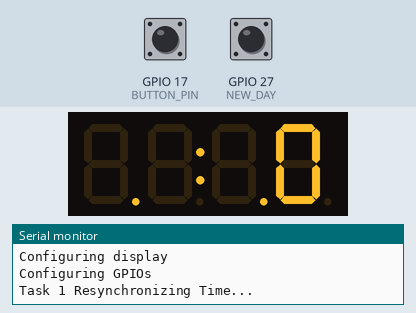
Simulated run of this sketch. Board: ESP32. Parts: 4-digit seven-segment display, the last lines printed to the serial monitor. Inputs (shaded band) come from the test bench; at power-on: GPIO 27 (NEW_DAY) HIGH, GPIO 17 (BUTTON_PIN) HIGH. WiFi joins after 1.5 s; servers stay silent unless stated; the local clock reads 2024-03-15 10:24:30 at power-on unless the sketch sets it; storage starts empty; EEPROM starts erased.

Above: at 1.8 s.
At 3.3 s:
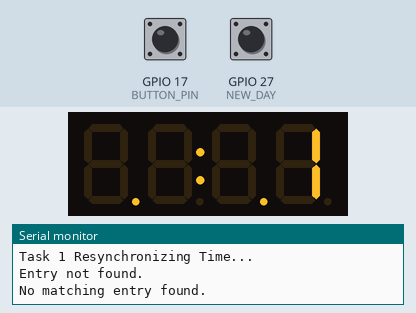
3.4 s: GPIO 27 (NEW_DAY) pulled LOW for 0.15 s
5.3 s: GPIO 17 (BUTTON_PIN) pulled LOW for 3.2 s
11.3 s: GPIO 17 (BUTTON_PIN) pulled LOW for 0.15 s
At 15.7 s:
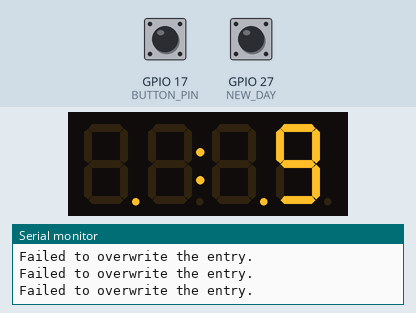
Timing chart, 0 to 17.2 s (numbered marks = the images above; inputs shaded):
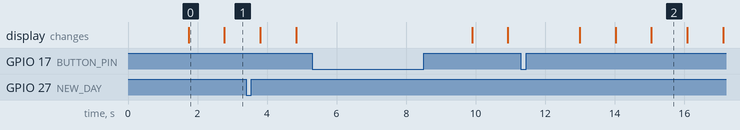

Measured:
- what the display in image 0 shows lasts 1.1 s, from 1.7 s to 2.8 s

The sketch:

phone_stand.ino
```cpp
#include <TM1637Display.h>
#include <WiFi.h>
#include <FS.h>
#include <SPIFFS.h>
#include <Preferences.h>
#include "time.h"
#include <Arduino.h>
#include <ESP.h>
#include "nvs.h"
#include "nvs_flash.h"

#include "SeatedEntry.h"

#define CLK  22 // ESP32 pin GPIO22 connected to CLK
#define DIO  23 // ESP32 pin GPIO23 connected to DIO
#define NEW_DAY  27
#define ADD_DAYS  25
#define BUTTON_PIN 17 // ESP32 pin 17 connected to interrupt

#define DEBUG
#define LOGDATA

const char* ssid = "*****";
const char* password = "****";

const unsigned long ntpInterval = 15 * 60 * 1000;     // 15 minutes in milliseconds
const unsigned long displayInterval = 1000;     // 15 minutes in milliseconds
struct tm currentSeatedStart;
time_t previousSeatedTime;
time_t totalSeatedTime;


const char* ntpServer = "pool.ntp.org";
const long  gmtOffset_sec = -5 * 3600;                // Eastern Time Zone
const int   daylightOffset_sec = 3600;

TM1637Display display = TM1637Display(CLK, DIO);
Preferences prefs;                              // Non-volatile storage (NVS)

unsigned long numEntries;
unsigned long numcurrentDateEntry;

bool previousRead;
bool buttonVal;

void printLocalTime();
void Task1(void *pvParameters);
int timeToDisplay(time_t x);

Date today;
seatedEntry currentDateEntry;
String tmpID;

bool allSavedData = false;
bool addNewEntries = false;
void IRAM_ATTR handleReadAllSavedData(){
  allSavedData = true;
}
void IRAM_ATTR handleAddingEnrties(){
  addNewEntries = true;
}

void setup() {
  display.clear();
  Serial.begin(115200);


  // -------------------------------------------- //
  // Initialize Non-volatile storage
  if (!SPIFFS.begin(true)) {
    Serial.println("An Error has occurred while mounting SPIFFS");
    return;
  }
  prefs.begin("LogData", false);                                  // Creating Namespace
  numEntries = prefs.getULong("numEntries", false);

  // -------------------------------------------- //

#ifdef DEBUG
  Serial.println();
  Serial.print("Connecting to ");
  Serial.println(ssid);
#endif

  // Connecting to Wifi
  WiFi.begin(ssid, password);
  while (WiFi.status() != WL_CONNECTED) {                         // While Connecting
    delay(500);

#ifdef DEBUG
    Serial.print(".");
#endif
  }
#ifdef LOGDATA
  Serial.println();

  Serial.println("WiFi connected.");
  Serial.println("IP address: ");
  Serial.println(WiFi.localIP());
#endif

  if (!SPIFFS.begin(true)) {
    Serial.println("Initialization failed!");
    return;
  }

  configTime(gmtOffset_sec, daylightOffset_sec, ntpServer);     // Fetch time
  delay(50);                                                    // Wait a little time for connection
  // prefs.putULong("numEntries", 0);
  // numEntries = 0;

  today = getCurrentDate();                                     // Get Current Date
  if (!findEntryByDate(&currentDateEntry, &today)) {
    Serial.println("No Entry for Current Day");
    appendNewEntry(&currentDateEntry);
  }

  listFiles("/");
  displaySPIFFSSpaceInfo();

  // if (numEntries == 0) {
  // } else {
  //    Serial.print("Non Zero numEntries: ");
  //    Serial.println(numEntries);
  //    tmpID = "E" + String(numEntries - 1);
  //    Serial.print("Reading Entry: ");
  //    Serial.println(tmpID);
  //    if (prefs.getBytes(tmpID.c_str(), &currentDateEntry, sizeof(seatedEntry)) == sizeof(seatedEntry)){
  //       if (compareToCurrentDay(&currentDateEntry) == false) {
  //         createNewEntry(&currentDateEntry);
  //       }
  //       printSeatedEntry(&currentDateEntry);
  //    } else {
  //       Serial.println("Failed to fetch data entry");
  //    }
  // }

  totalSeatedTime = currentDateEntry.seatedTime;
  previousSeatedTime = currentDateEntry.seatedTime;
  printLocalTime();

  // -------------------------------------------- //
  previousRead = HIGH;

  xTaskCreate(resync_time, "Resync Time", 2000, NULL, 1, NULL);
  xTaskCreate(update_display, "Update Display", 4000, NULL, 1, NULL);

  Serial.print("");

  Serial.println("Configuring display");
  display.clear();
  display.setBrightness(7); // Set the brightness to 7 (0:dimmest, 7:brightest)
  display.clear();
  display.showNumberDecEx(timeToDisplay(totalSeatedTime), 0b11100000, false, 4, 0);

  Serial.println("Configuring GPIOs");
  pinMode(BUTTON_PIN, INPUT_PULLUP); // Enable internal pull-down resistor

  pinMode(NEW_DAY, INPUT_PULLUP);
  attachInterrupt(digitalPinToInterrupt(NEW_DAY), handleReadAllSavedData, FALLING);

  // pinMode(ADD_DAYS, INPUT_PULLUP);
  // attachInterrupt(digitalPinToInterrupt(ADD_DAYS), handleAddingEnrties, FALLING);
}

void loop() {
  if (digitalRead(BUTTON_PIN) == LOW)       // this is for inverting the button
    buttonVal = HIGH;
  else
    buttonVal = LOW;

  if (buttonVal != previousRead) {
    if (buttonVal == HIGH) {
      previousRead = HIGH;
    } else {
      if(!getLocalTime(&currentSeatedStart)){
        Serial.println("Failed to obtain time for currentSeatedStart");
      }
      previousSeatedTime = mktime(&currentSeatedStart);
      previousRead = LOW;
    }
  }

  if (allSavedData) {
    allSavedData = false;
    printAllEntries();
  }

  // if (addNewEntries) {
  //   if (digitalRead(ADD_DAYS)) {
  //     addNewEntries = false;
  //   } else {
  //     createNewEntry(&currentDateEntry);
  //   }
  // }

  // Small delay to prevent overwhelming the serial output
  delay(50);
}

void resync_time(void *pvParameters) {
  while (1) {
    Serial.println("Task 1 Resynchronizing Time...");
    configTime(gmtOffset_sec, daylightOffset_sec, ntpServer);
    vTaskDelay(ntpInterval / portTICK_PERIOD_MS);
  }
}

void update_display(void *pvParameters) {
  struct tm timeinfo;
  time_t current = 0;
  while (1) {
    if(!getLocalTime(&timeinfo)){
      Serial.println("Failed to obtain time");
    } else{
      if (compareToCurrentDay(&currentDateEntry) == false) {
          appendNewEntry(&currentDateEntry);
          previousSeatedTime = 0;
          totalSeatedTime = 0;
          display.showNumberDecEx(timeToDisplay(totalSeatedTime), 0b11100000, false, 4, 0);
      }
      if (previousRead == LOW) {
          current = mktime(&timeinfo);
          totalSeatedTime = totalSeatedTime + (current - previousSeatedTime);
          previousSeatedTime = current;
          display.showNumberDecEx(timeToDisplay(totalSeatedTime), 0b11100000, false, 4, 0);
          currentDateEntry.seatedTime = totalSeatedTime;
          updateEntry(&currentDateEntry);
      }
    }
    vTaskDelay(displayInterval / portTICK_PERIOD_MS);
  }
}

void printLocalTime()
{
  struct tm timeinfo;
  if(!getLocalTime(&timeinfo)){
    Serial.println("Failed to obtain time");
    return;
  }
  Serial.println(&timeinfo, "%A, %B %d %Y %H:%M:%S");
}

int timeToDisplay(time_t x) {
  int hours = x / (60 * 60);
  int minutes = (x / 60) - (hours * 60);
  int seconds = x % 60;

  if (hours) {
    return (hours * 100) + minutes;
  } else {
    return (minutes * 100) + seconds;
  }
}

Date getCurrentDate() {
  struct tm timeinfo;
  Date today;

  if(!getLocalTime(&timeinfo)){
    Serial.println("Failed to obtain time");
  } else {
    today.year = (uint16_t)(timeinfo.tm_year + 1900);
    today.month = (uint8_t)(timeinfo.tm_mon + 1);
    today.day = (uint8_t)(timeinfo.tm_mday);
  }
  return today;
}
```

SeatedEntry.cpp
```cpp
#include "SeatedEntry.h"
#include "time.h"
#include <Arduino.h>
#include <FS.h>
#include <SPIFFS.h>

String entryMonthFileHeader = "SE"; //seatedEntry

size_t entryPosition = 0;
Date entryPositionDate;
String entryPositionFile;

bool findEntryFileByDate(Date* date, String* fileDir);
bool findEntryByDate(seatedEntry* xEntry, Date* date, String* fileDir);
void writeFile(String path);
bool isValidSEFileName(String fileName, uint16_t* year, uint8_t* month);
bool findEntryByDate(seatedEntry* xEntry, Date* date, String fileDir);

// Compare the given entry to the current day

bool compareToCurrentDay(seatedEntry* xEntry) {
  struct tm timeinfo;
  if(!getLocalTime(&timeinfo)){
    Serial.println("Failed to obtain time");
  } else {
    if (xEntry->date.day != (int)(timeinfo.tm_mday)) {
      return false;
    }
    if (xEntry->date.month != (int)(timeinfo.tm_mon + 1)) {
      return false;
    }
    if (xEntry->date.year != (int)(timeinfo.tm_year + 1900)) {
      return false;
    }
    return true;
  }
  return false;
}

void printSeatedEntry(seatedEntry* xEntry) {
    Serial.println("");
    Serial.println("-----------------------------------");
    Serial.println("Printing Seated Entry");
    Serial.println("");
    Serial.print("Total Seated Time: ");
    Serial.println(xEntry->seatedTime);
    Serial.print("Day: ");
    Serial.println(xEntry->date.day);
    Serial.print("Month: ");
    Serial.println(xEntry->date.month);
    Serial.print("Year: ");
    Serial.println(xEntry->date.year);
    Serial.println("-----------------------------------");
    Serial.println("");
}

void printAllEntries() {
  Serial.println("--== Printing all Seated Entries ==--");

  File root = SPIFFS.open("/");
  if (!root) {
    Serial.println("Failed to open directory");
    return;
  }

  File file = root.openNextFile();
  uint8_t month;
  uint16_t year;

  seatedEntry entry;
  size_t entrySize = sizeof(seatedEntry);

  while (file) {
    if (isValidSEFileName(String(file.name()), &year, &month)) {
      Serial.println("File: " + String(file.name()) + ", Size: " + file.size() + ", Number of Entries: " + file.size()/entrySize);
      int i = 0;
      while (file.read((uint8_t*)&entry, entrySize) == entrySize) {
        Serial.print("Entry ");
        Serial.print(i);
        Serial.print(": ");
        Serial.print(entry.date.day);
        Serial.print(" | ");
        Serial.print(entry.date.month);
        Serial.print(" | ");
        Serial.print(entry.date.year);
        Serial.print(" | ");
        Serial.print(entry.seatedTime);
        Serial.println("");
        i = i + 1;
      }
    }

    file = root.openNextFile();
  }

}

bool isValidSEFileName(String fileName, uint16_t* year, uint8_t* month) {
    // Ensure the filename is exactly 8 characters long
    if (fileName.length() != 8) {
        return false;
    }

    // Ensure the filename starts with "SE"
    if (fileName.substring(0, 2) != "SE") {
        return false;
    }

    // Extract the year (4 digits) and ensure it's numeric
    String yearPart = fileName.substring(2, 6);
    for (int i = 0; i < 4; i++) {
        if (!isDigit(yearPart[i])) {
            return false;
        }
    }

    // Extract the month (2 digits) and ensure it's numeric
    String monthPart = fileName.substring(6, 8);
    for (int i = 0; i < 2; i++) {
        if (!isDigit(monthPart[i])) {
            return false;
        }
    }

    // Convert month to an integer and ensure it's between 01 and 12
    int monthInt = monthPart.toInt();
    if (monthInt < 1 || monthInt > 12) {
        return false;
    }

    *year = (uint16_t)(yearPart.toInt());
    *month = (uint8_t)(monthPart.toInt());
    return true;
}

void createNewEntry(seatedEntry* xEntry) {
    struct tm timeinfo;
    if(!getLocalTime(&timeinfo)){
      Serial.println("Failed to obtain time");
    } else {
      xEntry->date.year = timeinfo.tm_year + 1900;
      xEntry->date.month = timeinfo.tm_mon + 1;
      xEntry->date.day = timeinfo.tm_mday;
      xEntry->seatedTime = 0;

      printSeatedEntry(xEntry);
    }
}

void appendEntry(seatedEntry* xEntry) {
    String fileDir;
    if (!findEntryFileByDate(&(xEntry->date), &fileDir)) {
      writeFile(fileDir);
      Serial.println("Added New file");
    }

    appendEntryToFile(xEntry, fileDir);
}

void appendNewEntry(seatedEntry* xEntry) {
    createNewEntry(xEntry);
    String fileDir;
    if (!findEntryFileByDate(&(xEntry->date), &fileDir)) {
      writeFile(fileDir);
#ifdef DEBUG
      Serial.println("Added New file");
#endif
    }

    appendEntryToFile(xEntry, fileDir);
}

// *************************************************************************************
// Working with SPIFFS
// *************************************************************************************

void writeFile(String path) {
  Serial.print("Creating file: ");
  Serial.println(path);

  File file = SPIFFS.open(path, "w");
  if (file) {
    file.close();
  } else {
  }
}

void listFiles(const char *dir) {
  Serial.print("Listing files in directory: ");
  Serial.println(String(dir));

  File root = SPIFFS.open(dir);
  if (!root) {
    Serial.println("Failed to open directory");
    return;
  }

  File file = root.openNextFile();
  while (file) {
    Serial.println("File: " + String(file.name()) + ", Size: " + file.size());
    file = root.openNextFile();
  }
}


void displaySPIFFSSpaceInfo() {
  size_t totalBytes = SPIFFS.totalBytes();
  size_t usedBytes = SPIFFS.usedBytes();
  size_t freeBytes = totalBytes - usedBytes;

  Serial.print("Total SPIFFS space: ");
  Serial.print(totalBytes);
  Serial.println(" bytes");

  Serial.print("Used SPIFFS space: ");
  Serial.print(usedBytes);
  Serial.println(" bytes");

  Serial.print("Free SPIFFS space: ");
  Serial.print(freeBytes);
  Serial.println(" bytes");
}

// *************************************************************************************
//
// *************************************************************************************


bool findEntryByDate(seatedEntry* xEntry, Date* date) {
  String entryFileDir;
  if (!findEntryFileByDate(date, &entryFileDir)) {
    return false;
  }

  if (!findEntryByDate(xEntry, date, entryFileDir)) {
    return false;
  }

  return true;
}

bool findEntryFileByDate(Date* date, String* fileDir) {
  String fileName = "/" + entryMonthFileHeader + String(date->year) + (date->month < 10 ? "0" : "") + String(date->month);
  Serial.println("Looking for file Name: " + fileName);

  // Try to open file
  *fileDir = fileName;
  File file = SPIFFS.open(fileName, "r");
  if (!file) {
    return false;
  }
  file.close();
  return true;
}

bool findEntryByDate(seatedEntry* xEntry, Date* date, String fileDir) {
    // Open the file in read mode (binary)
    File file = SPIFFS.open(fileDir, "rb"); // "rb" for read binary mode
    if (!file) {
        Serial.println("Failed to open file for reading");
        return false;
    }

    // Temporary storage for reading each entry
    seatedEntry entry;
    size_t entrySize = sizeof(seatedEntry);

    // Loop through the file to find the matching entry
    entryPositionDate = *date;
    entryPositionFile = fileDir;
    while (file.read((uint8_t*)&entry, entrySize) == entrySize) {
        // Compare the date fields
        if (entry.date.year == date->year &&
            entry.date.month == date->month &&
            entry.date.day == date->day) {
            // If a match is found, copy the entry to foundEntry
            *xEntry = entry;

            // Close the file and return true to indicate a match was found
            file.close();
            Serial.println("Entry found!");
            return true;
        }
      entryPosition += entrySize;
    }

    // No match found, close the file and return false
    file.close();
    Serial.println("Entry not found.");
    return false;
}

bool appendEntryToFile(seatedEntry* xEntry, String fileDir) {
    // Open the file in append mode (binary)
    File file = SPIFFS.open(fileDir, "ab"); // "ab" for append binary mode
    if (!file) {
        Serial.println("Failed to open file for writing");
        return false;
    }

    // Write the entry to the file as binary
    size_t written = file.write((uint8_t*)xEntry, sizeof(seatedEntry));
    if (written != sizeof(seatedEntry)) {
      Serial.println("Failed to write entry to file.");
      return false;
    }

    file.close();
    return true;
}

bool updateEntry(seatedEntry* xEntry) {
  if (xEntry->date != entryPositionDate) {  // Check if date is the same of current position saved
    seatedEntry nullSeatedEntry = *xEntry;
    if (!findEntryByDate(&nullSeatedEntry, &nullSeatedEntry.date, entryPositionFile)) { // Update postion var without overwriting xEntry
      Serial.println("No matching entry found.");
      return false;
    }
  }

  size_t entrySize = sizeof(seatedEntry);

  // Overwrite
  File file = SPIFFS.open(entryPositionFile, "r+b");
  file.seek(entryPosition, SeekSet);
  size_t written = file.write((uint8_t*)xEntry, entrySize);
  file.close();


  // Check if the write was successful
  if (written == entrySize) {
#ifdef DEBUG
      Serial.println("Entry overwritten successfully.");
#endif
  } else {
      Serial.println("Failed to overwrite the entry.");
  }
  return written == entrySize;
}


// Overload the == operator for Date
bool operator==(const Date& d1, const Date& d2) {
    return (d1.year == d2.year &&
            d1.month == d2.month &&
            d1.day == d2.day);
}

// Overload the != operator for Date
bool operator!=(const Date& d1, const Date& d2) {
    return !(d1 == d2);
}
```

SeatedEntry.h
```cpp
#ifndef SEATED_ENTRY_H
#define SEATED_ENTRY_H

#include <stdbool.h>
#include <time.h>
#include <Arduino.h>

typedef struct {
    uint16_t year;
    uint8_t month;
    uint8_t day;
} Date;

typedef struct {
    Date date;
    time_t seatedTime;
} seatedEntry;

bool compareToCurrentDay(seatedEntry* xEntry);
void printSeatedEntry(seatedEntry* xEntry);
void printAllEntries();
void createNewEntry(seatedEntry* xEntry);
void appendNewEntry(seatedEntry* xEntry);
void appendEntry(seatedEntry* xEntry);

bool findEntryByDate(seatedEntry* xEntry, Date* date);
bool appendEntryToFile(seatedEntry* xEntry, String fileDir);
bool updateEntry(seatedEntry* xEntry);

void listFiles(const char *dir);
void displaySPIFFSSpaceInfo();

bool operator==(const Date& d1, const Date& d2);
bool operator!=(const Date& d1, const Date& d2);

#endif
```
